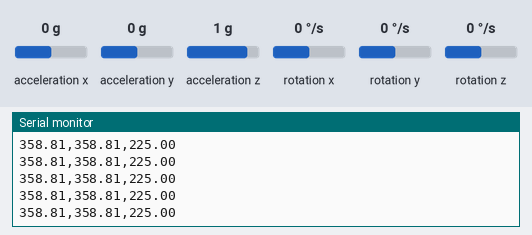
The sketch below on a simulated Arduino Uno, built with avr-gcc and run on an emulated ATmega328P. Shown: the last lines printed to the serial monitor. Wiring (inferred from the names in the program): MPU-6050 motion sensor at I2C address 0x68. The inputs (shaded band) are chosen by the test bench; at power-on: acceleration x 0 g, acceleration y 0 g, acceleration z 1 g, rotation x 0 °/s, rotation y 0 °/s, rotation z 0 °/s.

Above: at 1.2 s.
1.3 s: acceleration x set to -1.4 g
At 1.46 s:
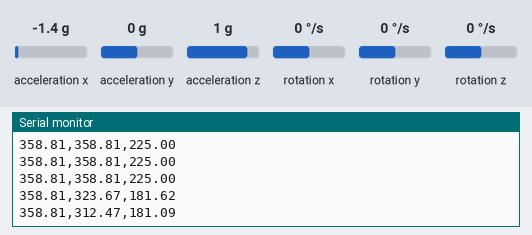
2.8 s: acceleration y set to -1.4 g
At 2.81 s:
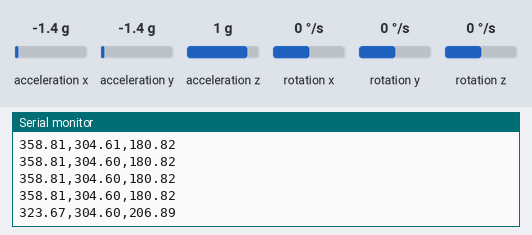
4.3 s: acceleration z set to -1.4 g
At 4.36 s:
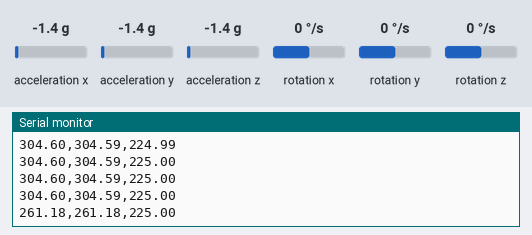
Timing chart, 0 to 7.3 s (numbered marks = the images above; inputs shaded):
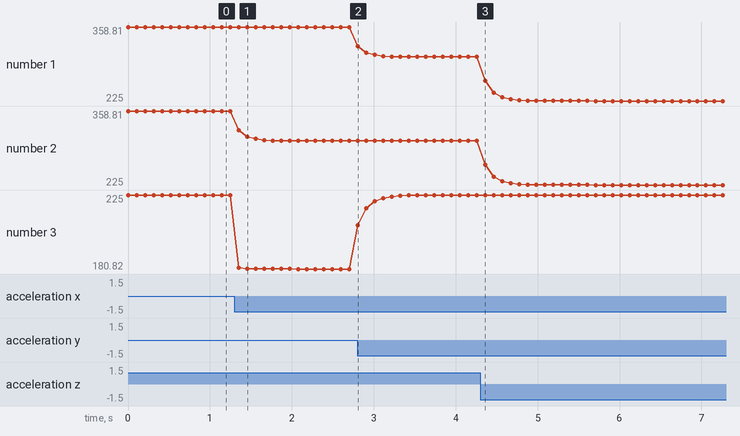

Measured:
- after the input at 1.3 s, the serial monitor: prints a new line after 0.05 s (image 1)
- after the input at 2.8 s, the serial monitor: prints a new line at once (image 2)
- after the input at 4.3 s, the serial monitor: prints a new line after 0.06 s (image 3)
- plotted number 2: 358.81 → 304.6 after the input at 1.3 s
- plotted number 3: 225 → 180.82 after the input at 1.3 s

The sketch:

Raw_LowPassFilter_MPU6050.ino
```cpp
// MPU-6050 Short Example Sketch
// By Arduino User JohnChi
// August 17, 2014
// Public Domain
#include<Wire.h>

//Wiring MPU6050 -> UNO
//VCC -> 5v
//GND -> GND
//SCL -> A5
//SCA -> A4
//ADO -> GND (i2c address is forced to 0x68. High means 0x69 address. Many leave this pin unconnected).
//INT -> 2 (Digital)

// Running in 2g mode. Divide AccelX/Y/Z by 16384, and GyroX/Y/Z by 131.
const int MPU_addr=0x68;  // I2C address of the MPU-6050
int16_t AcX,AcY,AcZ,Tmp,GyX,GyY,GyZ;

//For angle calculations
const float alpha = 0.5;
int minVal=265; int maxVal=402;
double x; double y; double z;
double FxAng = 0;
double FyAng = 0;
double FzAng = 0;


void setup(){
  Wire.begin();
  Wire.beginTransmission(MPU_addr);
  Wire.write(0x6B);  // PWR_MGMT_1 register
  Wire.write(0);     // set to zero (wakes up the MPU-6050)
  Wire.endTransmission(true);
  Serial.begin(115200);
}
void loop(){
  Wire.beginTransmission(MPU_addr);
  Wire.write(0x3B);  // starting with register 0x3B (ACCEL_XOUT_H)
  Wire.endTransmission(false);
  Wire.requestFrom(MPU_addr,14,true);  // request a total of 14 registers
  AcX=Wire.read()<<8|Wire.read();  // 0x3B (ACCEL_XOUT_H) & 0x3C (ACCEL_XOUT_L)
  AcY=Wire.read()<<8|Wire.read();  // 0x3D (ACCEL_YOUT_H) & 0x3E (ACCEL_YOUT_L)
  AcZ=Wire.read()<<8|Wire.read();  // 0x3F (ACCEL_ZOUT_H) & 0x40 (ACCEL_ZOUT_L)
  //Tmp=Wire.read()<<8|Wire.read();  // 0x41 (TEMP_OUT_H) & 0x42 (TEMP_OUT_L)
  //GyX=Wire.read()<<8|Wire.read();  // 0x43 (GYRO_XOUT_H) & 0x44 (GYRO_XOUT_L)
  //GyY=Wire.read()<<8|Wire.read();  // 0x45 (GYRO_YOUT_H) & 0x46 (GYRO_YOUT_L)
  //GyZ=Wire.read()<<8|Wire.read();  // 0x47 (GYRO_ZOUT_H) & 0x48 (GYRO_ZOUT_L)
  //Serial.print("AcX = "); Serial.print(float(AcX/16384));
  //Serial.print(" | AcY = "); Serial.print(float(AcY/16384));
  //Serial.print(" | AcZ = "); Serial.print(float(AcZ/16384));
  //Serial.print(" | Tmp = "); Serial.print(Tmp/340.00+36.53);  //equation for temperature in degrees C from datasheet
  //Serial.print(float(GyX/131));
  //Serial.print(","); Serial.print(float(GyY/131));
  //Serial.print(","); Serial.println(float(GyZ/131));

  int xAng = map(AcX,minVal,maxVal,-90,90);
  int yAng = map(AcY,minVal,maxVal,-90,90);
  int zAng = map(AcZ,minVal,maxVal,-90,90);

  //Low Pass Filter
  FxAng = xAng * alpha + ( FxAng * (1.0 - alpha));
  FyAng = yAng * alpha + ( FyAng * (1.0 - alpha));
  FzAng = zAng * alpha + ( FzAng * (1.0 - alpha));

  x= RAD_TO_DEG * (atan2(-FyAng, -FzAng)+PI);
  y= RAD_TO_DEG * (atan2(-FxAng, -FzAng)+PI);
  z= RAD_TO_DEG * (atan2(-FyAng, -FxAng)+PI);

  Serial.print(x);
  Serial.print(","); Serial.print(y);
  Serial.print(","); Serial.println(z);

  delay(100);
}
```
